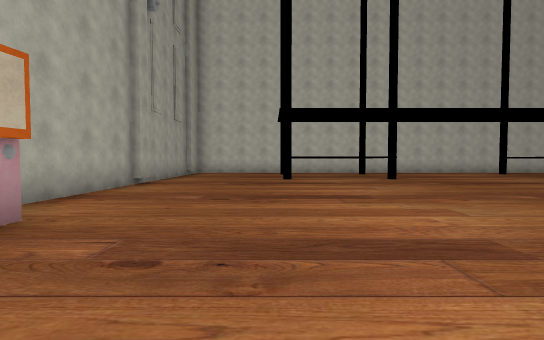
View 1 (above)

19 first-person views from a walk through a scene from a Unity 3-D project. The camera is 1.2 m above the floor, tilts 2° down and sees 85° across. The floor is counted in squares, 2 m on a side. Each view is taken from the middle of a square. On the plan, view 1 faces up. The plan holds only what a view shows up to about 9 squares ahead; the rest is blank. The place goes on beyond the plan. Some surface patterns are stand-ins.

View 2
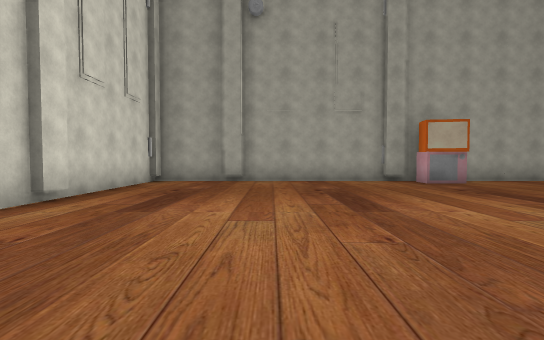

View 3
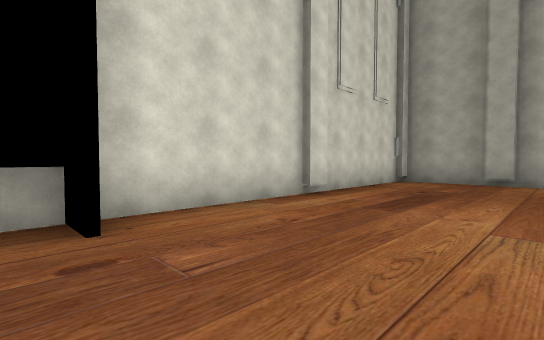

View 4
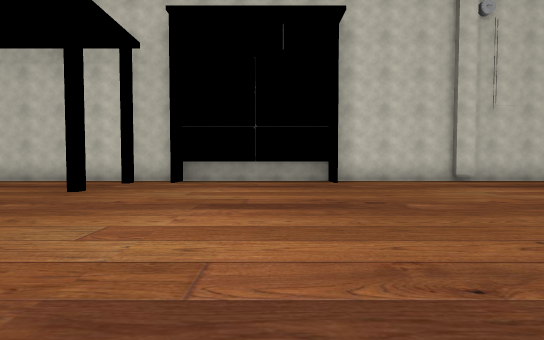

View 5
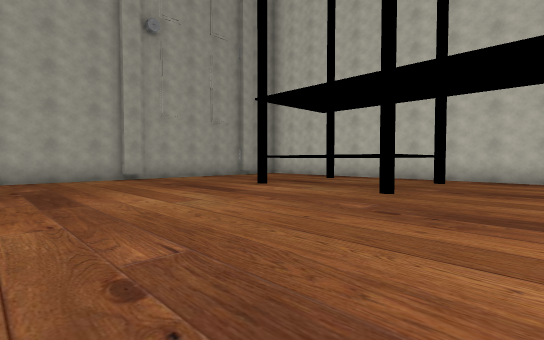

View 6
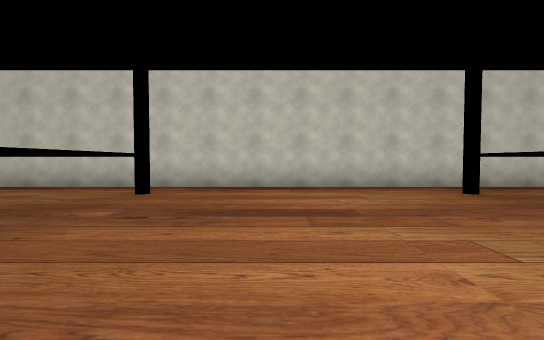

View 7
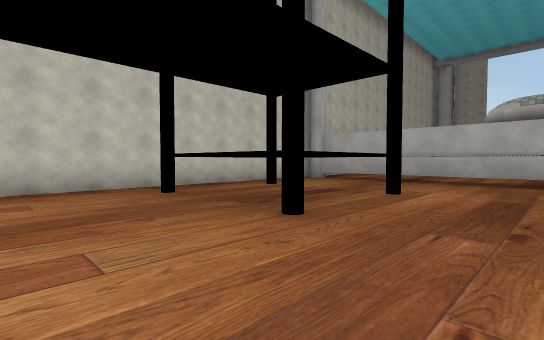

View 8
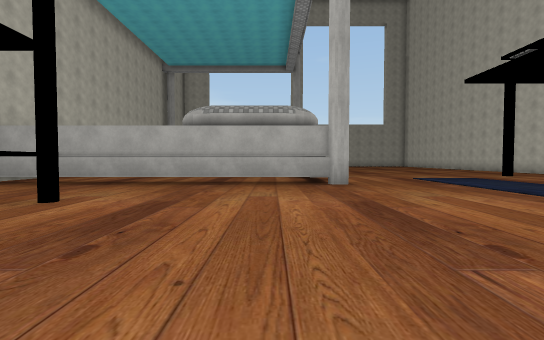

View 9
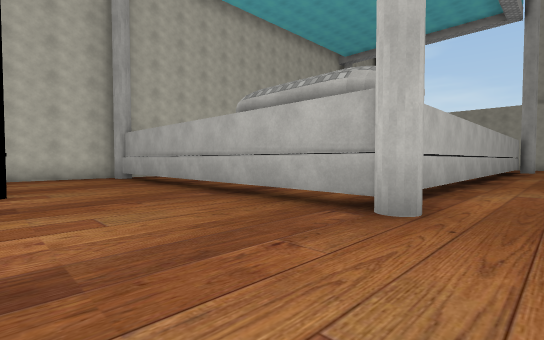

View 10
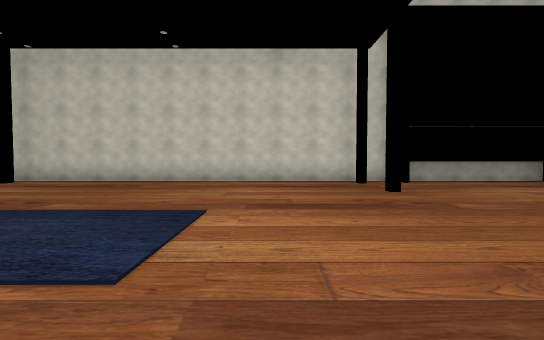

View 11
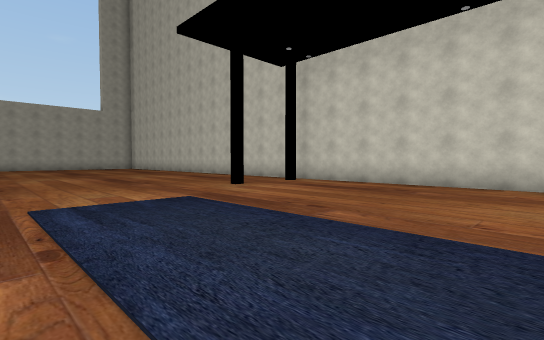

View 12
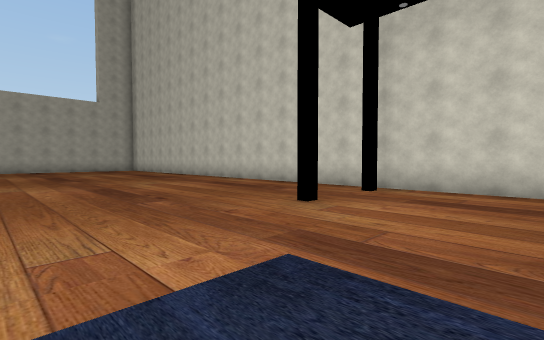

View 13
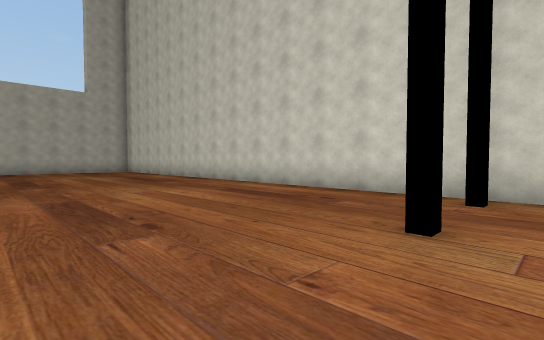

View 14
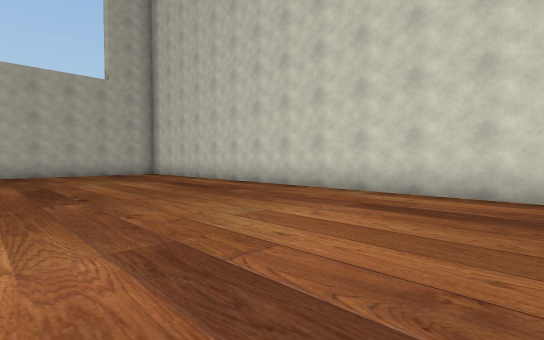

View 15
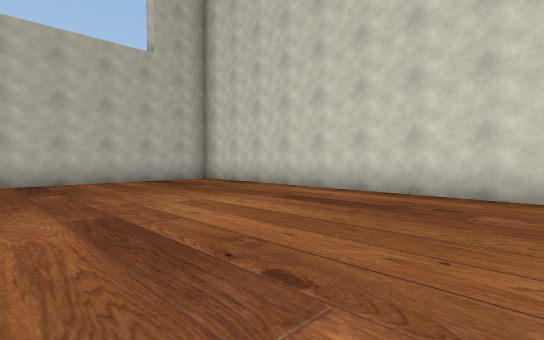

View 16
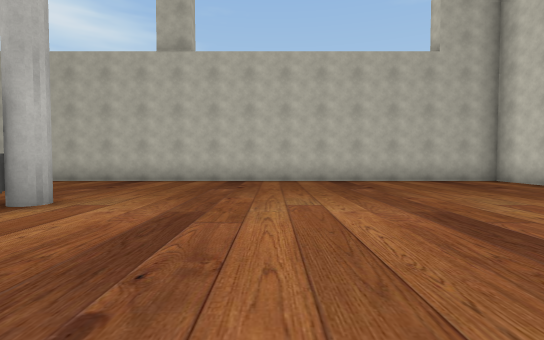

View 17
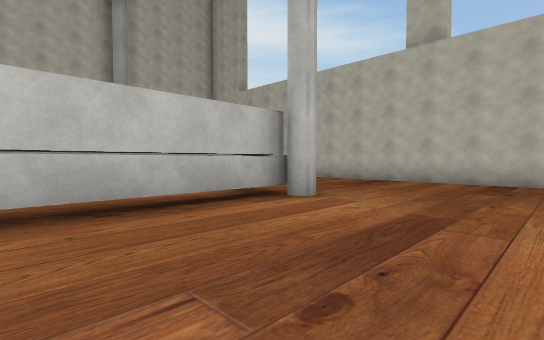

View 18
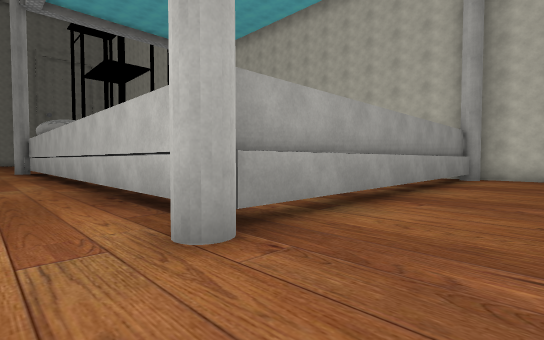

View 19
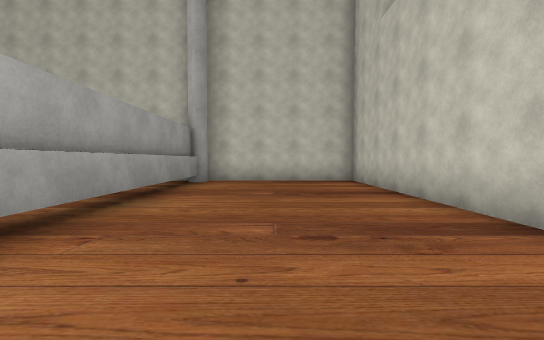

### Floor plan
Key: @ floor where view 1 was taken; # wall or solid block; . floor; ^ raised ledge; B block; O other object.
Columns run from 4 left of view 1 to 34 right of it. Each row starts with its distance up from view 1.
 14     #################            ######
 13     ...............##            #....#
 12      ^^^......^^^...#            #....#
 11         ......  ^...#            #....#
 10         ......  ^...#            #....#
  9 #....^.^......^.^...#            #....#
  8 #...................#            #....#
  7 #...................#            #....#
  6 #.......... ........#            #....#
  5 #..........  ......###############....#
  4 #..........   ........................#
  3  B......  .    .......................#
  2  B.....  ...   ............  .........#
  1 #O..... ..... ........................#
  0 #...@.................................#
 -1 #.....................................#
 -2 #.....................................#
 -3 #.............#........#..............#
 -4 #.....................................#
 -5  O.......####.........................#
 -6   ########  ###########################

Where each view was taken, in squares from view 1:
view 1: 0 up, 0 right, facing up
view 2: 2 down, 5 right, facing left
view 3: 2 down, 5 right, facing down-left
view 4: 3 up, 6 right, facing down
view 5: 4 up, 6 right, facing up-left
view 6: 7 up, 6 right, facing up
view 7: 7 up, 7 right, facing up-right
view 8: 6 up, 8 right, facing right
view 9: 3 up, 12 right, facing up-right
view 10: 3 up, 12 right, facing down
view 11: 2 up, 13 right, facing down-right
view 12: 1 up, 16 right, facing down-right
view 13: 0 up, 18 right, facing down-right
view 14: 0 up, 21 right, facing down-right
view 15: 0 up, 25 right, facing down-right
view 16: 1 up, 25 right, facing right
view 17: 1 up, 25 right, facing up-right
view 18: 3 up, 31 right, facing up-left
view 19: 5 up, 31 right, facing up
